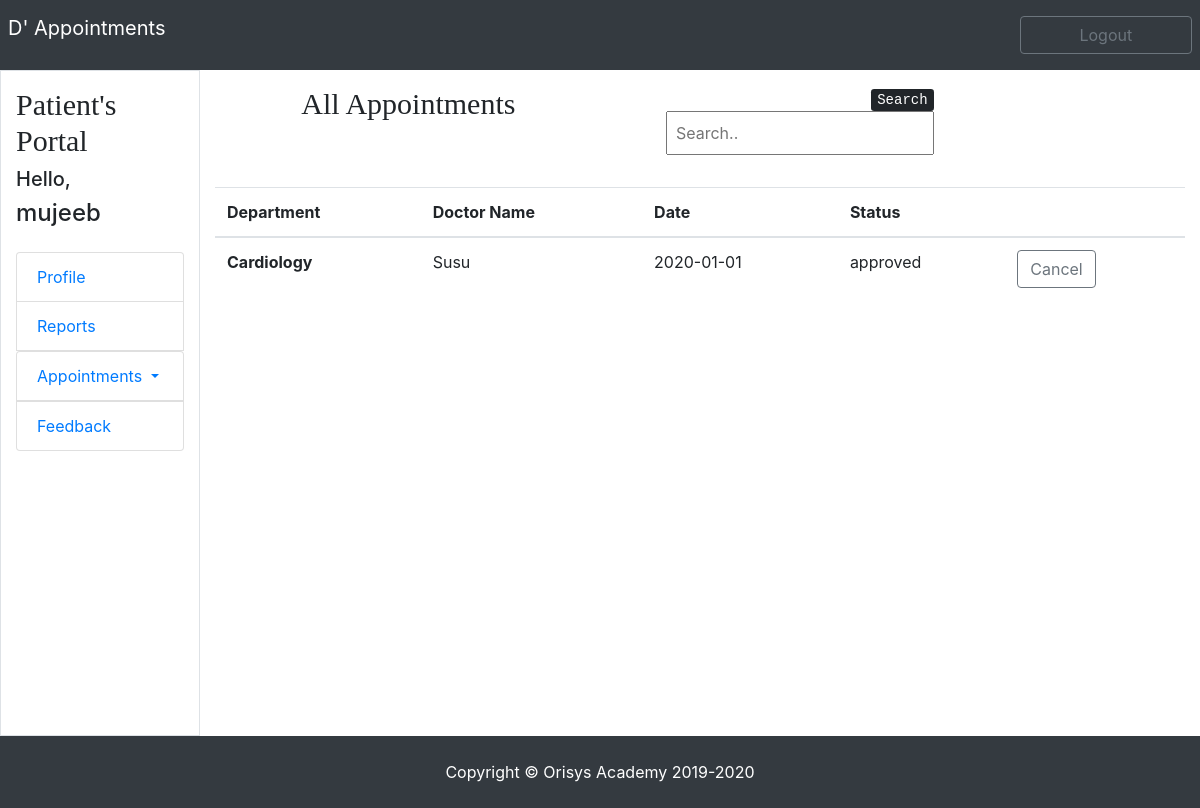
/appointment/patient_all_application.php (signed in), run on the app's committed database.
### tables this page shows
CREATE TABLE `patients` (
  `pid` int(11) NOT NULL,
  `pname` varchar(50) NOT NULL,
  `paddress` varchar(100) NOT NULL,
  `pdob` date NOT NULL,
  `pmobile` bigint(20) NOT NULL,
  `pemail` varchar(100) NOT NULL,
  `pgender` varchar(10) NOT NULL,
  `ppassword` varchar(50) NOT NULL
);

CREATE TABLE `appointments` (
  `aid` int(11) NOT NULL,
  `pid` int(11) NOT NULL,
  `pname` varchar(50) NOT NULL,
  `dspecs` varchar(50) NOT NULL,
  `dname` varchar(50) NOT NULL,
  `adate` date NOT NULL,
  `status` varchar(10) NOT NULL DEFAULT 'pending'
);

### appointment/patient_all_application.php (the view)
<?php include('patient_header.php');?>
<div class="row">
            <div class="col-md-5 p-3 text-center bor t-center">
			      <h2 class="fontcol">All Appointments</h2>
			</div>
			<div class="col-md-4 p-3 bor text-right ">
				<p class=""><kbd>Search</kbd>
				<input class="p-2" id="myInput" type="text" placeholder="Search.."></p>
            </div>
</div>
<table class="container-fluid table">
      <thead>
         <tr>
            <th>Department</th>
            <th>Doctor Name</th>
             <th>Date</th>
             <th>Status</th>
             <th></th>
         </tr>
    </thead>
    <tbody>
    <?php
            require_once  'php_connection.php';
            $var = $_SESSION['pid'];
					  $sql = "select * from appointments where pid='".$var."'";
					  $result = mysqli_query($conn,$sql);
					  while($row = mysqli_fetch_assoc($result))
					  {
						  ?>
      <tr>
        <th scope="row"><?php echo $row['dspecs']; ?></th>
        <td><?php echo $row['dname']; ?></td>
        <td><?php echo $row['adate']; ?></td>
        <td><?php echo $row['status']; ?></td>
        <td><a href="" class="btn btn-outline-secondary  btn-arrow-right" role="button">Cancel</a></td></td>
  </tr>
  <?php
					  }
					  ?>
    </tbody>
  </table>
<?php include('patient_footer.php');?>

### appointment/patient_header.php (shortened to what this page needs)
<!DOCTYPE html>
<html lang="en">
<head>
   <link href="css/bootstrap.min.css" rel="stylesheet">
  <link href="css/style.css" rel="stylesheet">
</head>
<body>
<section class="navbar-nav navbar-dark bg-dark">
            <div class="container-fluid p-2">
                <div class="row">
                    <div class="col-10">
                        <a class="navbar-brand" href="patient_home.php">D' Appointments</a>
                    </div>
                    <div class="col-2 align-items-right">
                    <a href="php_logout.php"><button class="btn btn-outline-secondary my-2" type="submit">Logout</button></a>
                    </div>
                </div>
            </div>
        </section>
<section class="">
            <div class="container-fluid ">
                <div class="row ">
                    <div class="col-2 border align-items-right">
                        <div class="mt-3 mb">
                        <h5 class="fontcol">Patient's Portal</h5>
                        <h5>Hello,</h5><h4><?php
                        include('php_connection.php');
                        $var = $_SESSION['mail'];
                        $sql = "select * from patients where pemail='".$var."'";
                        $result = mysqli_query($conn,$sql);
                        if($row = mysqli_fetch_assoc($result))
                        {
                        echo $_SESSION['pname'] = $row['pname'];
                        }
                        ?>
                        </h4>
                            <ul class="list-group">
                                <li class="list-group-item mt-3"><a href="patient_profile.php">Profile</a></li>
                                <li class="list-group-item"><a href="patient_report.php">Reports</a></li>
                                <li class="list-group nav-item dropdown">
                                    <a class="list-group-item nav-link dropdown-toggle" href="admin_new_application.php" id="" role="" data-toggle="dropdown" aria-haspopup="true" aria-expanded="false">
                                        Appointments
                                    </a>
                                </li>
                                <li class="list-group-item mb-5"><a href="">Feedback</a>
                            </ul>
                        </div>
                    </div>
                    <div class="col-10">

### appointment/css/style.css (style rules this page uses)
.form-style input,button { width: 100%; }
.fontcol { font-family:fantasy; font-size: 30px; }
.mb { margin-bottom: 236px;; }

### data on the page
patients: pname "mujeeb"
appointments: dspecs "Cardiology", dname "Susu", adate "2020-01-01", status "approved"
